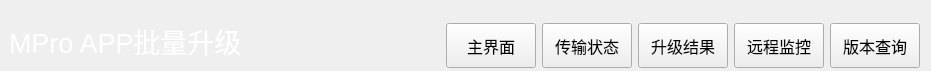
<?xml version="1.0" encoding="UTF-8"?>
<ui version="4.0">
 <class>NavBarWid</class>
 <widget class="QWidget" name="NavBarWid">
  <property name="geometry">
   <rect>
    <x>0</x>
    <y>0</y>
    <width>931</width>
    <height>71</height>
   </rect>
  </property>
  <property name="windowTitle">
   <string>Form</string>
  </property>
  <layout class="QGridLayout" name="gridLayout">
   <property name="leftMargin">
    <number>9</number>
   </property>
   <property name="topMargin">
    <number>21</number>
   </property>
   <property name="bottomMargin">
    <number>0</number>
   </property>
   <item row="0" column="3">
    <widget class="QPushButton" name="setBtn">
     <property name="minimumSize">
      <size>
       <width>90</width>
       <height>0</height>
      </size>
     </property>
     <property name="maximumSize">
      <size>
       <width>230</width>
       <height>45</height>
      </size>
     </property>
     <property name="font">
      <font>
       <pointsize>12</pointsize>
      </font>
     </property>
     <property name="text">
      <string>传输状态</string>
     </property>
    </widget>
   </item>
   <item row="0" column="2">
    <widget class="QPushButton" name="homeBtn">
     <property name="minimumSize">
      <size>
       <width>90</width>
       <height>0</height>
      </size>
     </property>
     <property name="maximumSize">
      <size>
       <width>230</width>
       <height>45</height>
      </size>
     </property>
     <property name="font">
      <font>
       <pointsize>12</pointsize>
      </font>
     </property>
     <property name="text">
      <string>主界面</string>
     </property>
    </widget>
   </item>
   <item row="0" column="1">
    <spacer name="horizontalSpacer">
     <property name="orientation">
      <enum>Qt::Horizontal</enum>
     </property>
     <property name="sizeHint" stdset="0">
      <size>
       <width>52</width>
       <height>20</height>
      </size>
     </property>
    </spacer>
   </item>
   <item row="0" column="0">
    <widget class="QLabel" name="label">
     <property name="minimumSize">
      <size>
       <width>0</width>
       <height>50</height>
      </size>
     </property>
     <property name="font">
      <font>
       <pointsize>20</pointsize>
      </font>
     </property>
     <property name="styleSheet">
      <string notr="true">color: rgb(255, 255, 255);</string>
     </property>
     <property name="text">
      <string>MPro APP批量升级</string>
     </property>
     <property name="alignment">
      <set>Qt::AlignLeading|Qt::AlignLeft|Qt::AlignTop</set>
     </property>
    </widget>
   </item>
   <item row="0" column="4">
    <widget class="QPushButton" name="loginBtn">
     <property name="minimumSize">
      <size>
       <width>90</width>
       <height>0</height>
      </size>
     </property>
     <property name="maximumSize">
      <size>
       <width>230</width>
       <height>45</height>
      </size>
     </property>
     <property name="font">
      <font>
       <pointsize>12</pointsize>
      </font>
     </property>
     <property name="text">
      <string>升级结果</string>
     </property>
    </widget>
   </item>
   <item row="0" column="5">
    <widget class="QPushButton" name="logBtn">
     <property name="minimumSize">
      <size>
       <width>90</width>
       <height>0</height>
      </size>
     </property>
     <property name="maximumSize">
      <size>
       <width>230</width>
       <height>45</height>
      </size>
     </property>
     <property name="font">
      <font>
       <pointsize>12</pointsize>
      </font>
     </property>
     <property name="text">
      <string>远程监控</string>
     </property>
    </widget>
   </item>
   <item row="0" column="6">
    <widget class="QPushButton" name="swBtn">
     <property name="minimumSize">
      <size>
       <width>90</width>
       <height>0</height>
      </size>
     </property>
     <property name="maximumSize">
      <size>
       <width>230</width>
       <height>45</height>
      </size>
     </property>
     <property name="font">
      <font>
       <pointsize>12</pointsize>
      </font>
     </property>
     <property name="text">
      <string>版本查询</string>
     </property>
    </widget>
   </item>
  </layout>
 </widget>
 <resources/>
 <connections/>
</ui>
